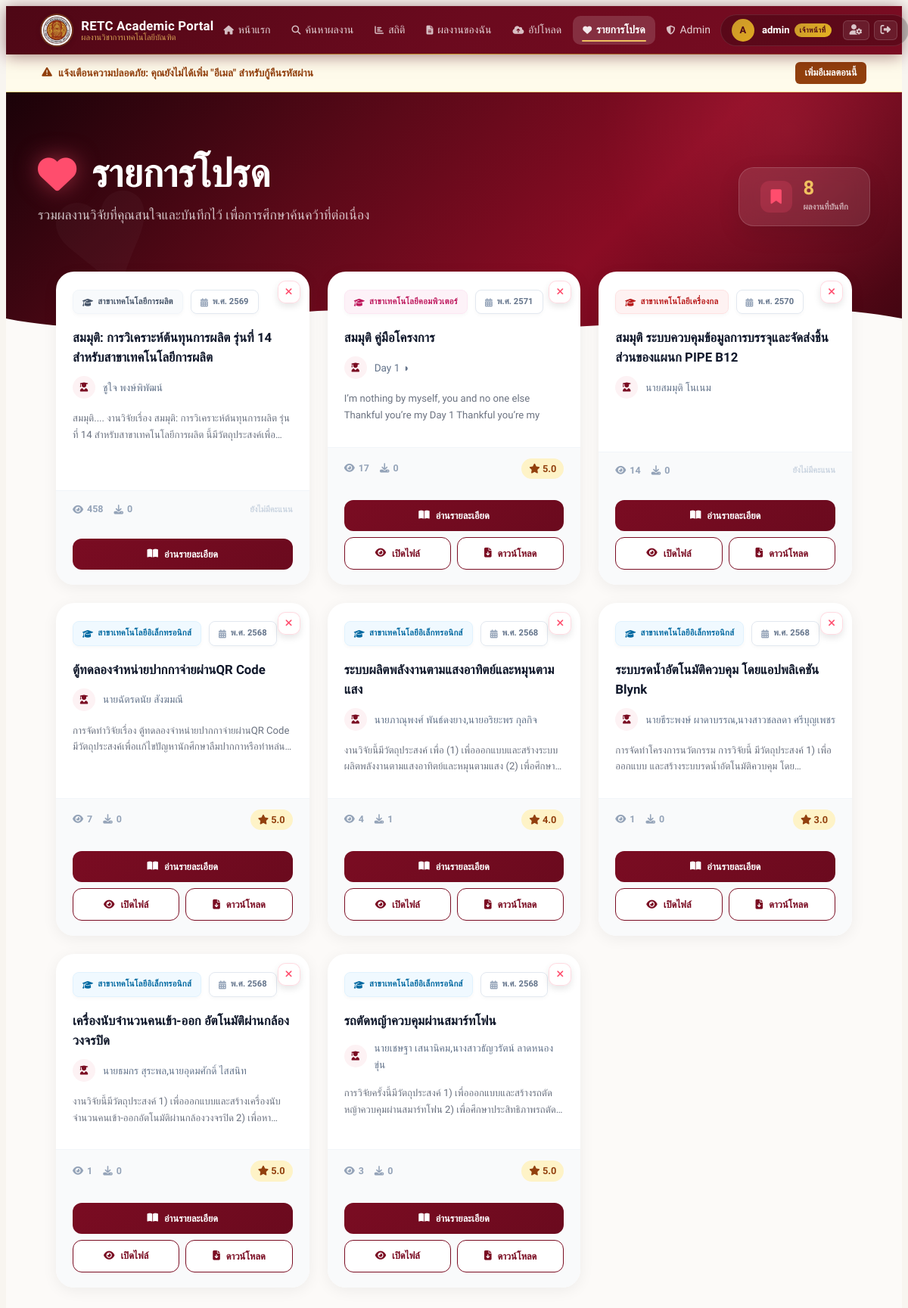
The page /favorites/ (signed in) on the database its author committed.
### research/models.py (models this page shows, shortened)
class Project(models.Model):
    DEPARTMENTS = [
        ('EE', 'สาขาเทคโนโลยีไฟฟ้า'),
        ('ET', 'สาขาเทคโนโลยีอิเล็กทรอนิกส์'),
        ('PT', 'สาขาเทคโนโลยีการผลิต'),
        ('MT', 'สาขาเทคโนโลยีเครื่องกล'),
        ('CT', 'สาขาเทคโนโลยีคอมพิวเตอร์'),
    ]
    RESEARCH_TYPES = [
        ('classroom', 'วิจัยในชั้นเรียน'),
        ('r_d', 'วิจัยและพัฒนา (R&D)'),
        ('innovation', 'นวัตกรรมและสิ่งประดิษฐ์'),
        ('survey', 'วิจัยเชิงสำรวจ'),
        ('other', 'อื่นๆ'),
    ]
    title_th = models.CharField(max_length=500, verbose_name="ชื่อผลงานวิจัย (ภาษาไทย)")
    title_en = models.CharField(max_length=500, verbose_name="ชื่อผลงานวิจัย (ภาษาอังกฤษ)", blank=True, null=True)
    department = models.CharField(max_length=2, choices=DEPARTMENTS, default='CT', verbose_name="สาขาวิชา")
    academic_year = models.IntegerField(verbose_name="ปีที่ผลงานวิจัยเสร็จ (พ.ศ.)")
    research_type = models.CharField(max_length=50, choices=RESEARCH_TYPES, default='innovation', verbose_name="ประเภทของงานวิจัย")
    student_name = models.CharField(max_length=255, verbose_name="ชื่อนักวิจัยหลัก")
    researcher_co1 = models.CharField(max_length=255, verbose_name="ชื่อนักวิจัยร่วมคนที่ 1", blank=True, null=True)
    researcher_co2 = models.CharField(max_length=255, verbose_name="ชื่อนักวิจัยร่วมคนที่ 2", blank=True, null=True)
    organization = models.CharField(max_length=255, verbose_name="หน่วยงาน", default="วิทยาลัยเทคนิคร้อยเอ็ด")
    funding_by = models.CharField(max_length=255, verbose_name="ผู้สนับสนุนทุนวิจัย", blank=True, null=True)
    awards = models.TextField(verbose_name="รางวัลที่เคยได้รับ", blank=True, null=True)
    abstract = models.TextField(verbose_name="บทคัดย่อ", blank=True)
    keywords = models.CharField(max_length=255, verbose_name="คำสำคัญ (Keywords)", blank=True)
    background = models.TextField(verbose_name="ความเป็นมา/หลักการและเหตุผล", blank=True)
    objectives = models.TextField(verbose_name="วัตถุประสงค์การวิจัย", blank=True)
    scope = models.TextField(verbose_name="ขอบเขตของการวิจัย", blank=True)
    theory = models.TextField(verbose_name="ทฤษฎีที่ใช้ในการศึกษา/ที่เกี่ยวข้อง", blank=True)
    methodology = models.TextField(verbose_name="วิธีการวิจัย", blank=True)
    results = models.TextField(verbose_name="ผลการวิจัย", blank=True)
    discussion = models.TextField(verbose_name="อภิปรายผล", blank=True)
    suggestions_use = models.TextField(verbose_name="ข้อเสนอแนะในการใช้ประโยชน์", blank=True)
    suggestions_next = models.TextField(verbose_name="ข้อเสนอแนะในการทำวิจัยครั้งต่อไป", blank=True)
    other_info = models.TextField(verbose_name="อื่นๆ", blank=True, null=True)
    pdf_file = models.FileField(
        upload_to='pdfs/',
        verbose_name="ไฟล์ PDF ฉบับเต็ม",
        validators=[FileExtensionValidator(allowed_extensions=['pdf']), validate_file_size],
        null=True, blank=True
    )
    is_approved = models.BooleanField(default=False, verbose_name="อนุมัติการเผยแพร่")
    views_count = models.PositiveIntegerField(default=0, verbose_name="ยอดเข้าชม")
    download_count = models.PositiveIntegerField(default=0, verbose_name="ยอดดาวน์โหลด")
    class Meta:
        verbose_name = "โครงงาน/ผลงานวิชาการ"
        verbose_name_plural = "โครงงาน/ผลงานวิชาการ"
        ordering = ['-academic_year']
    @property
    def average_rating(self):
        from django.db.models import Avg
        result = self.ratings.aggregate(Avg('score'))['score__avg']
        return round(result, 1) if result else 0.0

### research/views.py (the view)
# urls.py: path('favorites/', views.favorite_list, name='favorite_list'),
@login_required
def favorite_list(request):
    favorites = Favorite.objects.filter(user=request.user).select_related('project')
    project_ids = [fav.project.id for fav in favorites]
    projects_qs = Project.objects.filter(id__in=project_ids).order_by('-id')
    paginator = Paginator(projects_qs, 12)
    page_number = request.GET.get('page')
    page_obj = paginator.get_page(page_number)
    return render(request, 'research/favorites.html', {
        'projects': page_obj,  # Now passing the page object
        'total_count': projects_qs.count()
    })

### research/templates/research/favorites.html (shortened to what this page needs)
{% extends 'research/base.html' %}
{% load static %}
{% block content %}
<div class="fav-page">
    <div class="fav-hero">
        <div class="fav-hero-inner">
            <div class="hero-title-group">
                <h1><i class="fas fa-heart"></i> รายการโปรด</h1>
                <p>รวมผลงานวิจัยที่คุณสนใจและบันทึกไว้ เพื่อการศึกษาค้นคว้าที่ต่อเนื่อง</p>
            </div>
            <div class="fav-stats-badge">
                <div class="stats-icon"><i class="fas fa-bookmark"></i></div>
                <div class="stats-text">
                    <span class="stats-num">{{ total_count }}</span>
                    <span class="stats-lbl">ผลงานที่บันทึก</span>
                </div>
            </div>
        </div>
    </div>
    <div class="fav-content">
        {% if not projects %}
        <div class="empty-fav">
            <div class="empty-icon"><i class="fas fa-heart-broken"></i></div>
            <h2>ยังไม่มีรายการโปรด</h2>
            <p>ค้นหาผลงานวิจัยที่คุณสนใจ แล้วคลิกไอคอนหัวใจเพื่อเก็บไว้อ่านภายหลังได้ง่ายๆ</p>
            <a href="{% url 'research_search' %}" class="btn-browse">
                <i class="fas fa-search"></i> ไปค้นหาผลงานวิจัย
            </a>
        </div>
        {% else %}
        <div class="fav-grid">
            {% for p in projects %}
            <div class="project-card card-{{ p.department }}">
                <a href="{% url 'toggle_favorite' p.id %}" class="btn-unfav" title="นำออกจากรายการโปรด"
                   onclick="return confirm('คุณแน่ใจว่าต้องการนำผลงานนี้ออกจากรายการโปรด?')">
                    <i class="fas fa-times"></i>
                </a>
                <div class="card-header">
                    <span class="dept-tag dept-{{ p.department }}">
                        <i class="fas fa-graduation-cap"></i> {{ p.get_department_display }}
                    </span>
                    <span class="year-tag">
                        <i class="fas fa-calendar-alt"></i> พ.ศ. {{ p.academic_year }}
                    </span>
                </div>
                <div class="card-body">
                    <a href="{% url 'project_detail' p.id %}" class="project-title">{{ p.title_th }}</a>
                    <div class="author-info">
                        <div class="author-avatar"><i class="fas fa-user-graduate"></i></div>
                        <span>{{ p.student_name }}</span>
                    </div>
                    {% if p.abstract %}
                    <p class="project-snippet">{{ p.abstract|truncatechars:140 }}</p>
                    {% endif %}
                </div>
                <div class="card-footer">
                    <div class="stats-group">
                        <span class="stat-item"><i class="fas fa-eye"></i> {{ p.views_count }}</span>
                        <span class="stat-item"><i class="fas fa-download"></i> {{ p.download_count }}</span>
                    </div>
                    {% if p.average_rating > 0 %}
                    <div class="rating-badge">
                        <i class="fas fa-star"></i> {{ p.average_rating|floatformat:1 }}
                    </div>
                    {% else %}
                    <div style="font-size: 0.7rem; color: #cbd5e1; font-weight: 700;">ยังไม่มีคะแนน</div>
                    {% endif %}
                </div>
                <div class="card-actions">
                    <a href="{% url 'project_detail' p.id %}" class="btn-card btn-main">
                        <i class="fas fa-book-open"></i> อ่านรายละเอียด
                    </a>
                    {% if p.pdf_file %}
                    <button type="button" class="btn-card btn-sec"
                        onclick="openPdfPreview('{% url 'pdf_preview' p.id %}', '{{ p.title_th|escapejs }}')">
                        <i class="fas fa-eye"></i> เปิดไฟล์
                    </button>
                    <a href="{% url 'download_pdf' p.id %}" class="btn-card btn-sec" download>
                        <i class="fas fa-file-download"></i> ดาวน์โหลด
                    </a>
                    {% endif %}
                </div>
            </div>
            {% endfor %}
        </div>
        {% endif %}
    </div>
</div>
{% endblock %}

### research/templates/research/navbar.html (shortened to what this page needs)
{% load static %}
<nav class="main-navbar">
    <a href="{% url 'project_list' %}" class="nav-brand">
        <div class="nav-logo-wrap">
            <img src="{% static 'logoretc.png' %}" alt="RETC Logo" class="nav-logo-img">
        </div>
        <div class="nav-brand-text">
            <span class="nav-brand-name">RETC Academic Portal</span>
            <span class="nav-brand-sub">ผลงานวิชาการเทคโนโลยีบัณฑิต</span>
        </div>
    </a>
    <div class="nav-links" id="nav-links">
        <a href="{% url 'project_list' %}" onclick="document.getElementById('nav-links').classList.remove('mobile-open')" class="nav-link {% if request.resolver_match.url_name == 'project_list' %}active{% endif %}">
            <i class="fas fa-home"></i> หน้าแรก
        </a>
        <a href="{% url 'research_search' %}" onclick="document.getElementById('nav-links').classList.remove('mobile-open')" class="nav-link {% if request.resolver_match.url_name == 'research_search' %}active{% endif %}">
            <i class="fas fa-search"></i> ค้นหาผลงาน
        </a>
        <a href="{% url 'project_stats' %}" onclick="document.getElementById('nav-links').classList.remove('mobile-open')" class="nav-link {% if request.resolver_match.url_name == 'project_stats' %}active{% endif %}">
            <i class="fas fa-chart-bar"></i> สถิติ
        </a>
        {% if user.is_authenticated %}
            {% if user.is_staff or user.profile.user_type == 'student' %}
                <a href="{% url 'my_projects' %}" onclick="document.getElementById('nav-links').classList.remove('mobile-open')" class="nav-link {% if request.resolver_match.url_name == 'my_projects' %}active{% endif %}">
                    <i class="fas fa-file-alt"></i> ผลงานของฉัน
                </a>
                <a href="{% url 'project_upload' %}" onclick="document.getElementById('nav-links').classList.remove('mobile-open')" class="nav-link {% if request.resolver_match.url_name == 'project_upload' %}active{% endif %}">
                    <i class="fas fa-cloud-upload-alt"></i> อัปโหลด
                </a>
            {% endif %}
            <a href="{% url 'favorite_list' %}" onclick="document.getElementById('nav-links').classList.remove('mobile-open')" class="nav-link {% if request.resolver_match.url_name == 'favorite_list' %}active{% endif %}">
                <i class="fas fa-heart"></i> รายการโปรด
            </a>
            {% if user.is_staff %}
                <a href="{% url 'admin_dashboard' %}" onclick="document.getElementById('nav-links').classList.remove('mobile-open')" class="nav-link {% if request.resolver_match.url_name == 'admin_dashboard' %}active{% endif %}">
                    <i class="fas fa-shield-alt"></i> Admin
                </a>
            {% endif %}
        {% else %}
            <div class="nav-user-section mobile-only" style="background:transparent;border:none;justify-content:center;">
                <a href="{% url 'login' %}" class="btn-nav-login"><i class="fas fa-sign-in-alt"></i> เข้าสู่ระบบ</a>
            </div>
        {% endif %}
    </div>
    <div class="nav-user-section desktop-only-user">
        {% if user.is_authenticated %}
            <a href="{% url 'profile_edit' %}" style="display:flex; align-items:center; gap:10px; text-decoration:none;">
                <div class="nav-user-avatar">{{ user.username|first|upper }}</div>
                <div class="nav-user-info">
                    <span class="nav-user-name">{{ user.username }}</span>
                    <span class="role-badge">{% if user.is_staff %}เจ้าหน้าที่{% elif user.profile.user_type == 'student' %}นักศึกษา{% else %}ภายนอก{% endif %}</span>
                </div>
            </a>
            <div style="display:flex; gap:6px; margin-left:5px;">
                <a href="{% url 'profile_edit' %}" class="btn-logout" title="ตั้งค่าโปรไฟล์">
                    <i class="fas fa-user-cog"></i>
                </a>
                <a href="{% url 'logout' %}" class="btn-logout" title="ออกจากระบบ">
                    <i class="fas fa-sign-out-alt"></i>
                </a>
            </div>
        {% else %}
            <a href="{% url 'login' %}" class="btn-nav-login">
                <i class="fas fa-sign-in-alt"></i> เข้าสู่ระบบ
            </a>
        {% endif %}
    </div>
</nav>
{% if user.is_authenticated and not user.email %}
<div class="security-banner">
    <div class="security-banner-msg">
        <i class="fas fa-exclamation-triangle"></i>
        <span>แจ้งเตือนความปลอดภัย: คุณยังไม่ได้เพิ่ม "อีเมล" สำหรับกู้คืนรหัสผ่าน</span>
    </div>
    <a href="{% url 'profile_edit' %}" class="security-banner-btn">เพิ่มอีเมลตอนนี้</a>
</div>
{% endif %}

### research/templates/research/base.html (style rules this page uses)
:root { --crimson: #7a0c22; --crimson-dk: #4e0715; --crimson-lt: #a01030; --crimson-pale: #fdf0f2; --gold: #c9972b; --gold-lt: #f0c060; --gold-pale: #fdf5e6; --cream: #f8f5f0; --surface: #ffffff; --surface2: #faf8f6; --ink: #1a1210; --ink-muted:#4a3f3b; --muted: #7a6e6a; --border: rgba(122,12,34,0.10); --border-lt:rgba(122,12,34,0.06); --shadow-xs: 0 1px 3px rgba(0,0,0,0.06); --shadow-sm: 0 4px 12px rgba(122,12,34,0.06), 0 1px 3px rgba(0,0,0,0.04); --shadow-md: 0 8px 24px rgba(122,12,34,0.08), 0 2px 8px rgba(0,0,0,0.04); --shadow-lg: 0 20px 50px rgba(122,12,34,0.10), 0 4px 16px rgba(0,0,0,0.06); --shadow-xl: 0 32px 80px rgba(122,12,34,0.14), 0 8px 24px rgba(0,0,0,0.08); --r-xs: 6px; --r-sm: 10px; --r: 14px; --r-md: 18px; --r-lg: 24px; --r-xl: 32px; --ease: cubic-bezier(0.25, 0.46, 0.45, 0.94); --spring: cubic-bezier(0.34, 1.56, 0.64, 1); --t-fast: 0.15s; --t-base: 0.25s; --t-slow: 0.4s; --max-w: 1280px; --max-w-md: 960px; --max-w-sm: 640px; --navbar-h: 64px; }
*, *::before, *::after { box-sizing: border-box; }
html { scroll-behavior: smooth; }
body { font-family: 'Sarabun', sans-serif; background: var(--cream); color: var(--ink); min-height: 100vh; display: flex; flex-direction: column; line-height: 1.65; -webkit-font-smoothing: antialiased; }

### rows shown on the page
Project: department "สาขาเทคโนโลยีการผลิต", academic_year "2569", title_th "สมมุติ: การวิเคราะห์ต้นทุนการผลิต รุ่นที่ 14 สำหรับสาขาเทคโนโลยีการผลิต", student_name "ชูใจ พงษ์พิพัฒน์", abstract "สมมุติ.... งานวิจัยเรื่อง สมมุติ: การวิเคราะห์ต้นทุนการผลิต รุ่นที่ 14…", views_count "458", download_count "0", shows "ยังไม่มีคะแนน"
Project: department "สาขาเทคโนโลยีคอมพิวเตอร์", academic_year "2571", title_th "สมมุติ คู่มือโครงการ", student_name "Day 1 ◑", abstract "I’m nothing by myself, you and no one else Thankful you’re my Day 1 Thankful you’re my", views_count "17", download_count "0", average_rating "5.0"
Project: department "สาขาเทคโนโลยีเครื่องกล", academic_year "2570", title_th "สมมุติ ระบบควบคุมข้อมูลการบรรจุและจัดส่งชิ้นส่วนของแผนก PIPE B12", student_name "นายสมมุติ โนเนม", views_count "14", download_count "0", shows "ยังไม่มีคะแนน"
Project: department "สาขาเทคโนโลยีอิเล็กทรอนิกส์", academic_year "2568", title_th "ตู้ทดลองจำหน่ายปากกาจ่ายผ่านQR Code", student_name "นายฉัตรดนัย สังฆมณี", abstract "การจัดทำวิจัยเรื่อง ตู้ทดลองจำหน่ายปากกาจ่ายผ่านQR…", views_count "7", download_count "0", average_rating "5.0"
Project: department "สาขาเทคโนโลยีอิเล็กทรอนิกส์", academic_year "2568", title_th "ระบบผลิตพลังงานตามแสงอาทิตย์และหมุนตามแสง", student_name "นายภาณุพงศ์ พันธ์ดงยาง,นายอริยะพร กุลกิจ", abstract "งานวิจัยนี้มีวัตถุประสงค์ เพื่อ (1) เพื่อออกแบบและสร้างระบบผลิตพลังงานตามแสงอาทิตย์และหมุนตามแสง…", views_count "4", download_count "1", average_rating "4.0"
Project: department "สาขาเทคโนโลยีอิเล็กทรอนิกส์", academic_year "2568", title_th "ระบบรดน้ำอัตโนมัติควบคุม โดยแอปพลิเคชัน Blynk", student_name "นายธีระพงษ์ ผาดาบรรณ,นางสาวชลลดา ศรีบุญเพชร", abstract "การจัดทำโครงการนวัตกรรม การวิจัยนี้ มีวัตถุประสงค์ 1) เพื่อออกแบบ…", views_count "1", download_count "0", average_rating "3.0"
Project: department "สาขาเทคโนโลยีอิเล็กทรอนิกส์", academic_year "2568", title_th "เครื่องนับจำนวนคนเข้า-ออก อัตโนมัติผ่านกล้องวงจรปิด", student_name "นายธมกร สุระพล,นายอุดมศักดิ์ ไสสนิท", abstract "งานวิจัยนี้มีวัตถุประสงค์ 1) เพื่อออกแบบและสร้างเครื่องนับจำนวนคนเข้า-ออกอัตโนมัติผ่านกล้องวงจรปิด…", views_count "1", download_count "0", average_rating "5.0"
Project: department "สาขาเทคโนโลยีอิเล็กทรอนิกส์", academic_year "2568", title_th "รถตัดหญ้าควบคุมผ่านสมาร์ทโฟน", student_name "นายเชษฐา เสนานิคม,นางสาวธัญวรัตน์ ลาดหนองขุ่น", abstract "การวิจัยครั้งนี้มีวัตถุประสงค์ 1) เพื่อออกแบบและสร้างรถตัดหญ้าควบคุมผ่านสมาร์ทโฟน…", views_count "3", download_count "0", average_rating "5.0"

### other values the page prints
{{ user.username|first|upper }} "A"
{{ user.username }} "admin"
{{ total_count }} "8"
